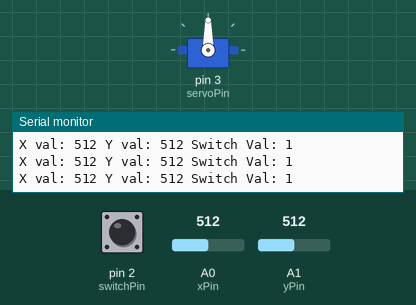
Recording of a sketch running on a simulated Arduino Uno, built with avr-gcc and run on an emulated ATmega328P. On the bench: servo, the last lines printed to the serial monitor. The inputs (shaded band) are chosen by the test bench; at power-on: A0 (xPin) = 512, pin 2 (switchPin) HIGH, A1 (yPin) = 512.

Above: at 1.2 s.
1.3 s: A0 (xPin) set to 105
At 1.6 s:
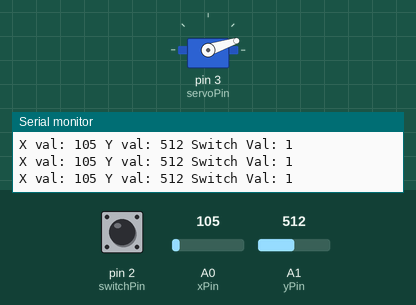
2.8 s: A0 (xPin) set to 93
At 3.2 s:
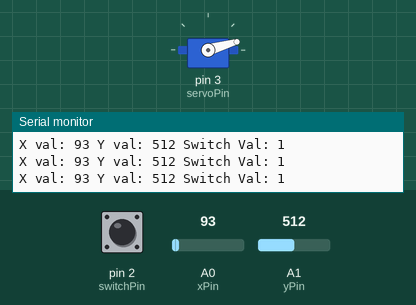
4.3 s: A0 (xPin) set to 122
At 5.3 s:
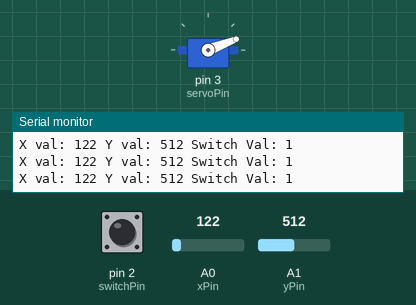
5.8 s: A0 (xPin) set to 989
At 6.8 s:
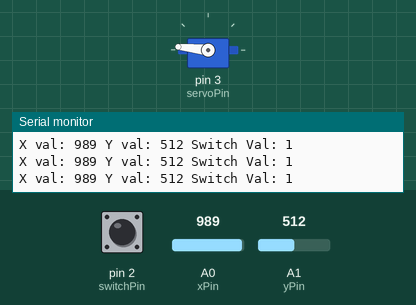
7.3 s: A0 (xPin) set to 1010
At 7.8 s:
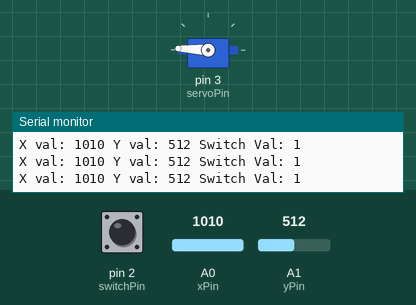
Timing chart, 0 to 10.3 s (numbered marks = the images above; inputs shaded):
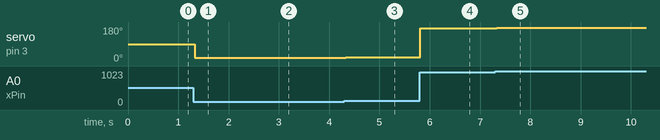

The sketch:

joyStick.ino
```cpp
#include <Servo.h>
Servo myServo;
int servoPin = 3;
int angle;
int xPin = A0;
int yPin = A1;
int switchPin = 2;
int xVal, yVal, switchVal;
int delayTime = 50;

void setup() {
  myServo.attach(servoPin);
  pinMode(xPin, INPUT);
  pinMode(yPin, INPUT);
  pinMode(switchPin, INPUT);
  digitalWrite(switchPin, HIGH);
  Serial.begin(9600);
}

void loop() {
  joyStick();


}


void joyStick() {
  xVal = analogRead(xPin);
  yVal = analogRead(yPin);
  switchVal = digitalRead(switchPin);

  if (switchVal == 0) {
    myServo.write(0);
  }
  angle = map(xVal, 0, 1023, 0 , 180);
  myServo.write(angle);

  delay(delayTime);
  Serial.print("X val: ");
  Serial.print(xVal);
  Serial.print(" Y val: ");
  Serial.print(yVal);
  Serial.print(" Switch Val: ");
  Serial.println(switchVal);
}

void servoControoler() {

}
```

Measured:
- after the input at 1.3 s, servo on pin 3 (servoPin): 90° → 18° at once
- after the input at 2.8 s, servo on pin 3 (servoPin): 18° → 16° at once
- after the input at 4.3 s, servo on pin 3 (servoPin): 16° → 21° at once
- after the input at 5.8 s, servo on pin 3 (servoPin): 21° → 174° at once
- after the input at 7.3 s, servo on pin 3 (servoPin): 174° → 177° at once
